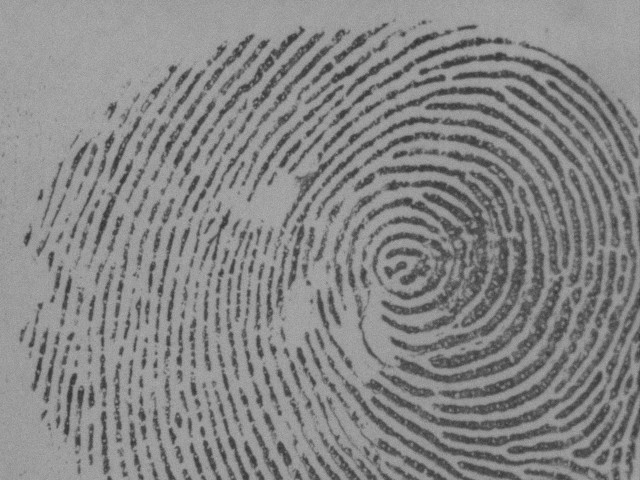
#> input picture database/1_1_1.jpg, 640 x 480 px, found by its file name; the run also reads 2 pictures not shown here
$ jupyter execute --allow-errors Fusion_SamePerson.ipynb   (shell and % lines are left out)   (older library calls are emulated)
#> lines starting #> are read from the running program, lines starting #| are printed output that depends on the picture
### preprocessing/pre.py
# Import functions and libraries
import numpy as np
import matplotlib.pyplot as plt
import scipy
import cv2 as cv
from scipy import misc # pip install Pillow
def pre(image):
	img = misc.imresize(image, (280, 320))
	#img = cv.cvtColor(img, cv.COLOR_BGR2GRAY)
	return img

### feature_extraction/fe.py
# Import functions and libraries
import numpy as np
import matplotlib.pyplot as plt
import scipy
import cv2 as cv
from numpy import pi
from numpy import sin
from numpy import zeros
from numpy import r_
from scipy import signal
from scipy import misc
def extract_features_8x8(iris, fingerprint):
	iris_dct = block_8x8(iris)
	fingerprint_dct = block_8x8(fingerprint)
	# create vectors for each iris and fingerprint
	irisfv = (iris_dct.reshape(iris_dct.shape[0]*iris_dct.shape[1]))
	fingerprintfv = (fingerprint_dct.reshape(fingerprint_dct.shape[0]*fingerprint_dct.shape[1]))
	# concat the feature vectors
	fp_iris_fv =  np.concatenate((irisfv, fingerprintfv), axis=None)
	# Add the images
	#fp_iris_fv = cv.add(irisfv, fingerprintfv)
	# Convert back to image
	#combined_image = fp_iris_fv.reshape(450,450)
	return fp_iris_fv

#8x8
def block_8x8(im):
	# DCT transformation on finger print image using 8x8 block
	imsize = im.shape
	features = np.zeros(imsize)

	# Do 8x8 DCT on image (in-place)
	for i in r_[:imsize[0]:8]:
    		for j in r_[:imsize[1]:8]:
        		features[i:(i+8),j:(j+8)] = dct2( im[i:(i+8),j:(j+8)] )

	return features


# DCT and IDCT functions for transforming an image
def dct2(a):
    return scipy.fftpack.dct( scipy.fftpack.dct( a, axis=0, norm='ortho' ), axis=1, norm='ortho' )

def idct2(a):
    return scipy.fftpack.idct( scipy.fftpack.idct( a, axis=0 , norm='ortho'))


#4x4
# [79 lines left out: functions block_4x4, block_16x16, extract_features_4x4, extract_features_16x16, extract_features_fp, extract_features_iris, not called in this run]

### create_shares/Shamir.py
import random
from utils import Helper
from utils import SecretShare

_PRIME = 2**521 - 1
_BYTES = 65
_MINIMUM = 3
_SHARES = 10
def generate_shares(file):
    image_bytes = file


    image_byte_array = bytearray(image_bytes)

    length = len(image_byte_array)


    stubs = int(length / _BYTES) + 1


    stubs_int_list = []

    counter = 0
    for i in range(0, int(length / _BYTES)):
        _bytes = image_byte_array[counter: counter + _BYTES]
        stubs_int_list.append(int.from_bytes(_bytes, byteorder='little'))
        counter = counter + _BYTES

    stubs_int_list.append(int.from_bytes(image_byte_array[counter: length], byteorder='little'))

#print(stubs_int_list)

# generate shares

    w = _SHARES + 1
    h = len(stubs_int_list)

    Matrix = [[0 for x in range(w)] for y in range(h)]

    for i in range(0, len(stubs_int_list)):
        list_of_coefficients = SecretShare.create_random_coefficients(_MINIMUM, _PRIME)

    # evaluate all the shares wrt this int
        for j in range(0, _SHARES + 1):
            Matrix[i][j] = SecretShare.evaluate_modulus_poly(stubs_int_list[i], list_of_coefficients, j, _PRIME)


    return Matrix
# Matrix is the secret; any _MINIMUM value pairs can be distributed

# recover the values

### notebooks/Fusion_SamePerson.ipynb
[cell 1]
"""
Matching a Single persons fusion image with different person.

"""

[cell 2]
# Import functions and libraries
import numpy as np
import matplotlib.pyplot as plt
import scipy
import cv2 as cv
from numpy import pi
from numpy import sin
from numpy import zeros
from numpy import r_
from scipy import signal
from scipy import misc # pip install Pillow
import math
import os
import glob
import matplotlib.pylab as pylab

[cell 3]
fp1 = misc.imread('database/1_1_1.jpg') # image path
#> fp1 is the input picture: shape (480, 640); min 42, max 179, mean 134.2
fp2 = misc.imread('database/1_1_2.jpg')
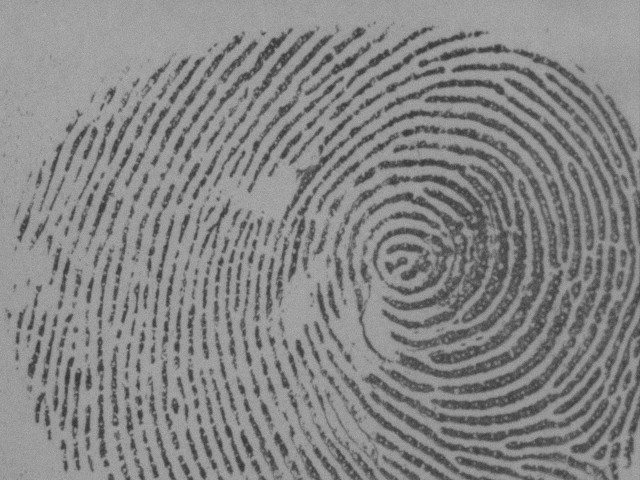
#> input picture database/1_1_2.jpg, 640 x 480 px, found by its file name
#> fp2 is the input picture: shape (480, 640); min 47, max 182, mean 133.7
fp3 = misc.imread('database/1_1_3.jpg')
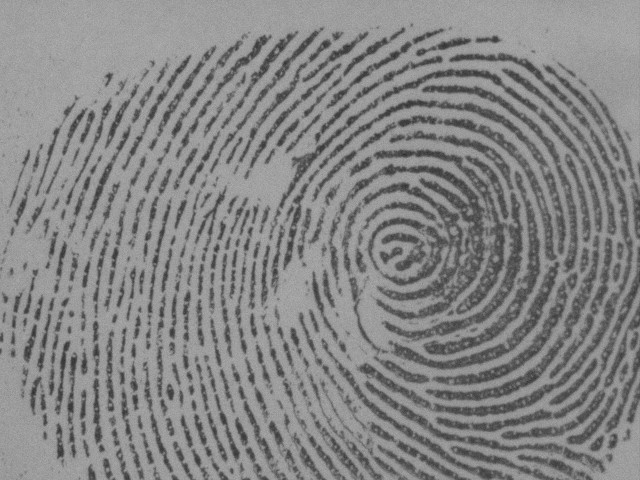
#> input picture database/1_1_3.jpg, 640 x 480 px, found by its file name
#> fp3 is the input picture: shape (480, 640); min 41, max 179, mean 133.5

[cell 4]
#reading all the iris images
iris1 = misc.imread('database/001_1_1.bmp') # image path
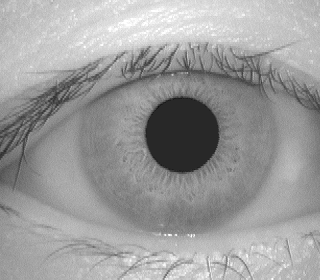
#> input picture database/001_1_1.bmp, 320 x 280 px, found by its file name
#> iris1 is the input picture: shape (280, 320); min 18, max 255, mean 155.9
iris2 = misc.imread('database/001_1_2.bmp')
iris3 = misc.imread('database/001_1_3.bmp')

[cell 5]
#preprocessing
from preprocessing.pre import pre

[cell 6]
fp1 = pre(fp1)
#> in pre, `img = misc.imresize(image, (280, 320))`:
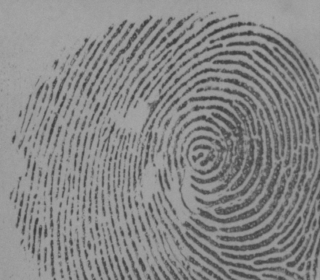
#> img: shape (280, 320); min 55, max 168, mean 134.3
fp2 = pre(fp2)
#> in pre (call 2), `img = misc.imresize(image, (280, 320))`:
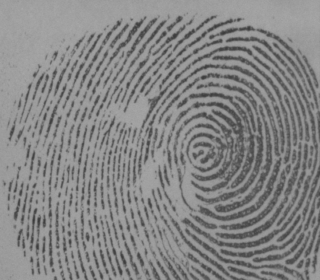
#> img: shape (280, 320); min 57, max 169, mean 133.7
fp3 = pre(fp3)
#> in pre (call 3), `img = misc.imresize(image, (280, 320))`:
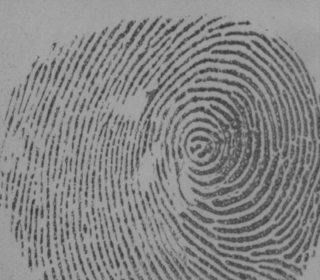
#> img: shape (280, 320); min 57, max 168, mean 133.5

[cell 7]
iris1 = pre(iris1)
iris2 = pre(iris2)
iris3 = pre(iris3)

[cell 8]
#Feature Extraction from each fingerprint and iris resulting in fpiris feature vector
from feature_extraction.fe import extract_features_8x8

[cell 9]
fp_iris_1 = extract_features_8x8(fp1, iris1)
#> after the loop in block_8x8, `for i in r_[:imsize[0]:8]:`:
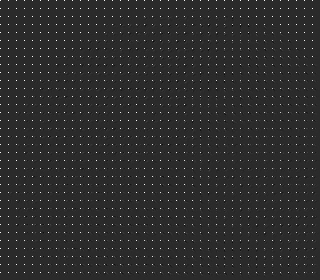
#> features: shape (280, 320) float64; min -262.9, max 1300.8, mean 17; drawn with min black and max white
#> after the loop in block_8x8 (call 2), `for i in r_[:imsize[0]:8]:`:
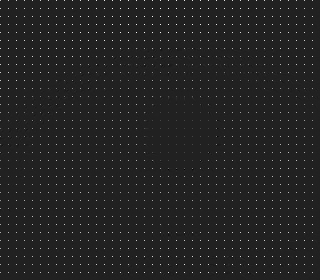
#> features: shape (280, 320) float64; min -292.4, max 1935.4, mean 19.5; drawn with min black and max white
fp_iris_2 = extract_features_8x8(fp2, iris2)
fp_iris_3 = extract_features_8x8(fp3, iris3)

[cell 10]
#Create Shares
from create_shares.Shamir import generate_shares

#> (a cell that did not finish here is left out)

#> in generate_shares, `length = len(image_byte_array)`: length = 1433600
#> in generate_shares, `stubs = int(length / _BYTES) + 1`: stubs = 22056
#> after the loop in generate_shares, `for i in range(0, int(length / _BYTES)):`: counter = 1433575; stubs_int_list = 22055 items
#> in generate_shares, `h = len(stubs_int_list)`: h = 22056
#> the loop in generate_shares, `for i in range(0, len(stubs_int_list)):` made 1 pass
#> after the loop in generate_shares, `for i in range(0, len(stubs_int_list)):`: Matrix = 22056 items
